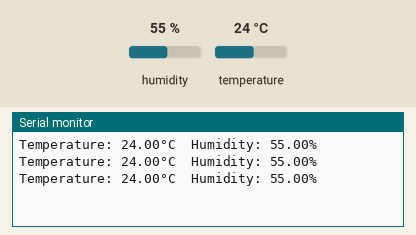
A sketch run on a simulated Arduino Uno, built with avr-gcc and run on an emulated ATmega328P. Shown: the last lines printed to the serial monitor. The inputs (shaded band) are chosen by the test bench; at power-on: humidity 55 %, temperature 24 °C.

Above: at 3.8 s.
3.9 s: humidity set to 22 %
At 6.6 s:
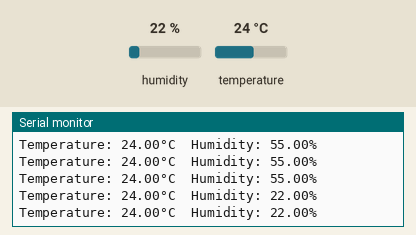
10.1 s: temperature set to 12 °C
At 11.0 s:
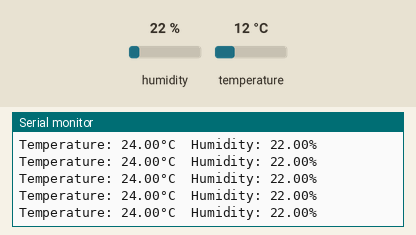
13.0 s: humidity set to 40 %
At 14.0 s:
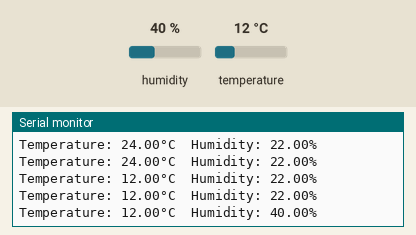
Timing chart, 0 to 16.0 s (numbered marks = the images above; inputs shaded):
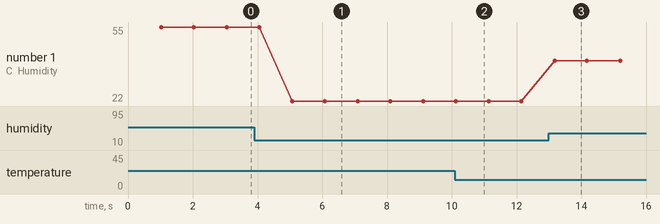

The sketch:

temperature_humidity_measuring.ino
```cpp
#include <Arduino.h>
#include <DHT.h>

#define DHTTYPE DHT11 //type (can be DHT11 or DHT22)
#define DHTPIN 2 //which GPIO pin

DHT dht(DHTPIN, DHTTYPE); //constructor

void setup() {
  Serial.begin(9600);
  dht.begin();
}

void loop() {
  delay(1000); //read sensor every second
  float temperature = dht.readTemperature();
  float humidity = dht.readHumidity();

  if(isnan(temperature) || isnan(humidity))
  {
    Serial.println("DHT sensor communication failed");
    return;
  }
  else
  {
    Serial.print("Temperature: ");
    Serial.print(temperature);
    Serial.print("°C  Humidity: ");
    Serial.print(humidity);
    Serial.println("%");
  }
}
```

Measured:
- after the input at 3.9 s, the serial monitor: prints a new line after 1.2 s (image 1)
- after the input at 13.0 s, the serial monitor: prints a new line after 0.18 s (image 3)
- plotted number 1: 55 → 22 after the input at 3.9 s, 22 → 40 after the input at 13.0 s
